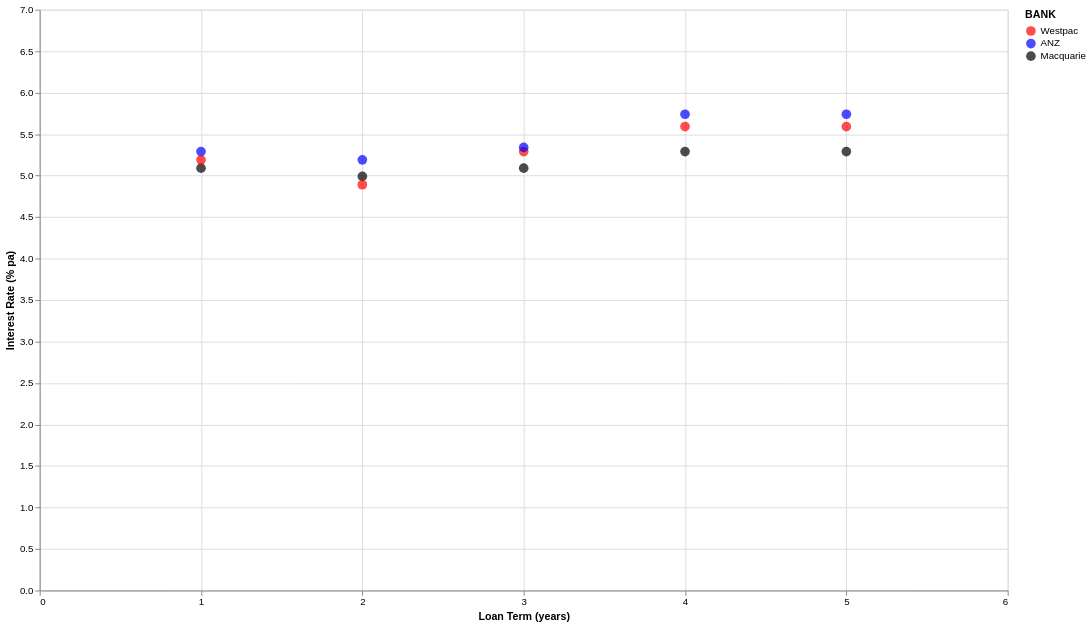

The notebook cell saved with this chart:
### Markdown cell above
## Fixed Home Loan (LVR <70)

### Code cell
target_lvr = 70

interest_rates = cursor.execute(f"""
    select
        bank,
        loan_term,
        min(rate) as rate
    from home_loan_rates
    where {target_lvr} > min_lvr and {target_lvr} <= max_lvr
    group by
        bank,
        loan_term
    order by
        loan_term
""").fetch_pandas_all()

alt.Chart(interest_rates).mark_point(filled=True, size=100).encode(
    x=alt.X("LOAN_TERM:Q", axis=alt.Axis(tickCount=6)).scale(domain=(0, 6)).title("Loan Term (years)"),
    y=alt.Y("RATE").title("Interest (% p.a)").scale(domain=(0, 7)).title("Interest Rate (% pa)"),
    color=alt.Color("BANK", scale=alt.Scale(domain=["Westpac", "ANZ", "Macquarie"], range=["red", "blue", "black"])),
    tooltip=["LOAN_TERM", "RATE"]
).properties(
    height=600,
    width=1000,
).interactive()

### Figure 1 — Vega-Lite specification as saved in the notebook (floating-point values rounded to 4 significant figures)
{"config": {"view": {"continuousWidth": 300, "continuousHeight": 300}}, "data": {"name": "data-7eaae848f292b88e58cf159201ae33d5"}, "mark": {"type": "point", "filled": true, "size": 100}, "encoding": {"color": {"field": "BANK", "scale": {"domain": ["Westpac", "ANZ", "Macquarie"], "range": ["red", "blue", "black"]}, "type": "nominal"}, "tooltip": [{"field": "LOAN_TERM", "type": "quantitative"}, {"field": "RATE", "type": "quantitative"}], "x": {"axis": {"tickCount": 6}, "field": "LOAN_TERM", "scale": {"domain": [0, 6]}, "title": "Loan Term (years)", "type": "quantitative"}, "y": {"field": "RATE", "scale": {"domain": [0, 7]}, "title": "Interest Rate (% pa)", "type": "quantitative"}}, "height": 600, "params": [{"name": "param_4", "select": {"type": "interval", "encodings": ["x", "y"]}, "bind": "scales"}], "width": 1000, "$schema": "https://vega.github.io/schema/vega-lite/v5.20.1.json", "datasets": {"data-7eaae848f292b88e58cf159201ae33d5": [{"BANK": "Macquarie", "LOAN_TERM": 1, "RATE": 5.09}, {"BANK": "ANZ", "LOAN_TERM": 1, "RATE": 5.29}, {"BANK": "Westpac", "LOAN_TERM": 1, "RATE": 5.19}, {"BANK": "Macquarie", "LOAN_TERM": 2, "RATE": 4.99}, {"BANK": "ANZ", "LOAN_TERM": 2, "RATE": 5.19}, {"BANK": "Westpac", "LOAN_TERM": 2, "RATE": 4.89}, {"BANK": "Westpac", "LOAN_TERM": 3, "RATE": 5.29}, {"BANK": "ANZ", "LOAN_TERM": 3, "RATE": 5.34}, {"BANK": "Macquarie", "LOAN_TERM": 3, "RATE": 5.09}, {"BANK": "Macquarie", "LOAN_TERM": 4, "RATE": 5.29}, {"BANK": "Westpac", "LOAN_TERM": 4, "RATE": 5.59}, {"BANK": "ANZ", "LOAN_TERM": 4, "RATE": 5.74}, {"BANK": "Westpac", "LOAN_TERM": 5, "RATE": 5.59}, {"BANK": "ANZ", "LOAN_TERM": 5, "RATE": 5.74}, {"BANK": "Macquarie", "LOAN_TERM": 5, "RATE": 5.29}, {"BANK": "ANZ", "LOAN_TERM": 7, "RATE": 7.24}, {"BANK": "ANZ", "LOAN_TERM": 10, "RATE": 7.24}]}}
